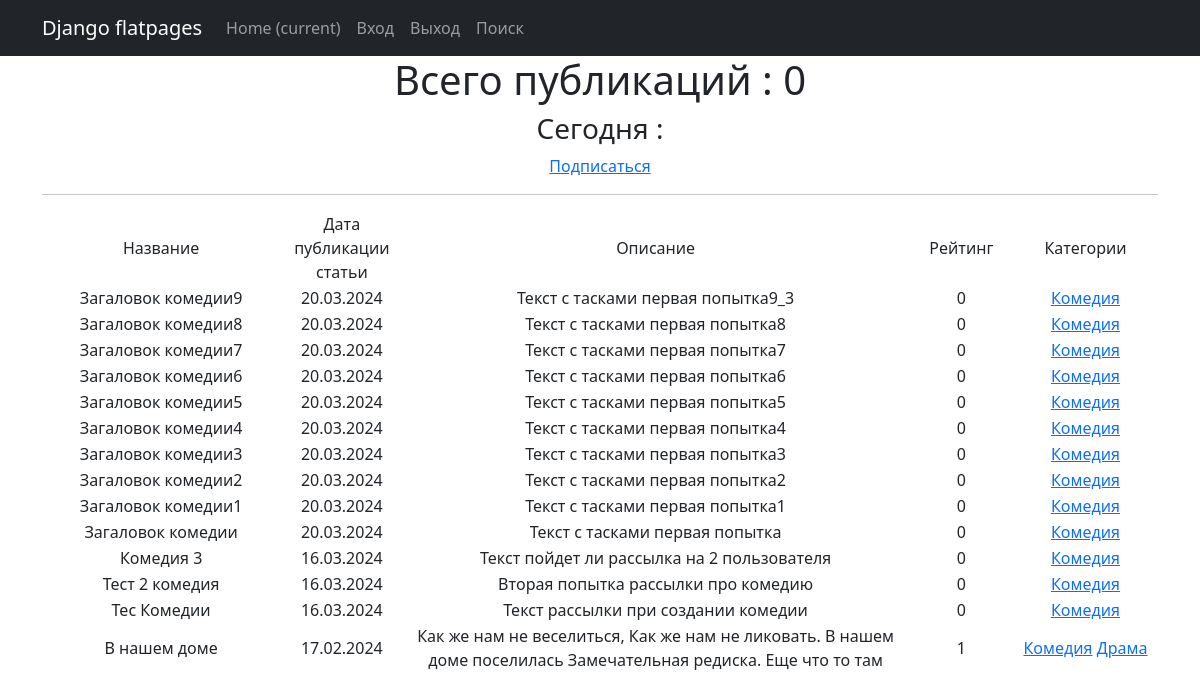
Page /categories/1 on the earlier database version.
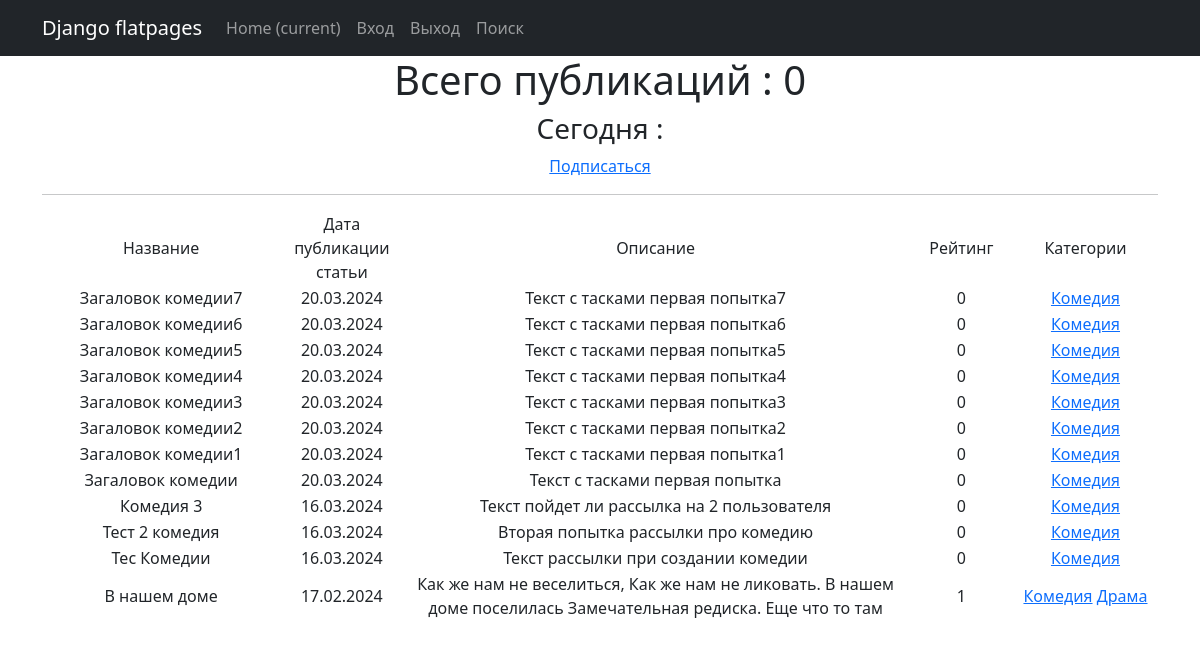
Same page on the later database version.
### news/models.py (models this page shows, shortened)
class Post(models.Model):  # Посты с связями один ко многим с авторами и многие с многим с жанрами
    art = 'AT'
    news = 'NS'
    POSITION = [
        (art, 'Статья'),
        (news, 'Новость'),
    ]
    author = models.ForeignKey(Author, on_delete=models.CASCADE, related_name='posts')
    post_type = models.CharField(max_length=2, choices=POSITION, default=art)
    post_time = models.DateTimeField(auto_now_add=True)
    category = models.ManyToManyField(Category, through='PostCategory')
    title = models.CharField(max_length=255, default='Загаловок')
    text = models.TextField(default='Текст')
    rating = models.IntegerField(default=0)

class Category(models.Model):  # Жанры
    category = models.CharField(max_length=255, unique=True)
    subscribers = models.ManyToManyField(User, related_name='categories', through='Subscriber')
    def __str__(self):
        return f'{self.category}'

### news/views.py (the view)
# urls.py: path('categories/<int:pk>', CategoriesListView.as_view(), name='category_list'),
class CategoriesListView(Post, ListView):
    model = Post
    template_name = 'category_list.html'
    context_object_name = 'category_news_list'
    def get_queryset(self):
        self.cat = get_object_or_404(Category, id=self.kwargs['pk'])
        queryset = Post.objects.filter(category=self.cat).order_by('-post_time')
        return queryset
    def get_context_data(self, **kwargs):
        context = super().get_context_data(**kwargs)
        context['is_not_subscriber'] = self.request.user not in self.cat.subscribers.all()
        context['category'] = self.cat
        return context

### templates/category_list.html (shortened to what this page needs)
{% extends 'flatpages/default.html' %}
{% load custom_filters %}
{% block content %}
   <h1>Всего публикаций : {{posts|length}}</h1>
   <h3>Сегодня : {{ time_now|date:'d.m.Y' }} </h3>
   {% if is_not_subscriber %}
       <p class="text-center"><a href="{% url 'subscribe' category.id %}" class="bth bin-secondary bth-sm">Подписаться</a> </p>
   {% endif %}
   <hr>
   {% if category_news_list %}
       <table>
           <tr>
               <td width="400">Название</td>
               <td width="150">Дата публикации статьи</td>
               <td width="900">Описание</td>
               <td width="150">Рейтинг</td>
               <td width="200">Категории</td>
           </tr>
           {% for post in category_news_list %}
           <tr>
               <td>{{ post.title }}</td>
               <td>{{ post.post_time|date:'d.m.Y' }}</td>
               <td>{{ post.text|truncatewords:20 }}</td>
               <td>{{ post.rating }}</td>
               <td>
                   {% for category in post.category.all %}
                          <a href="{% url 'category_list' category.id %}">{{ category }}</a>
                   {% endfor %}
               </td>
               <td>
                </td>
           </tr>
           {% endfor %}
        </table>
       {% else %}
       <h2>Новостей нет!</h2>
       {% endif %}
   {% endblock content %}

Differences in the rows shown:
removed Post: title "Загаловок комедии9", post_time "20.03.2024", text "Текст c тасками первая попытка9_3", rating "0", Category (category "Комедия")
removed Post: title "Загаловок комедии8", post_time "20.03.2024", text "Текст c тасками первая попытка8", rating "0", Category (category "Комедия")
